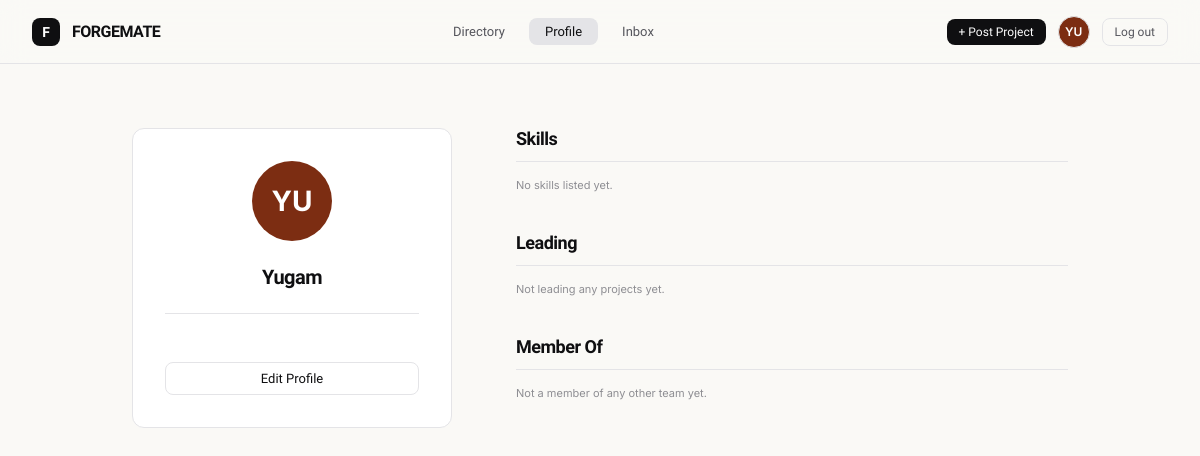
Page /profile/yugam (signed in) on the earlier database version.
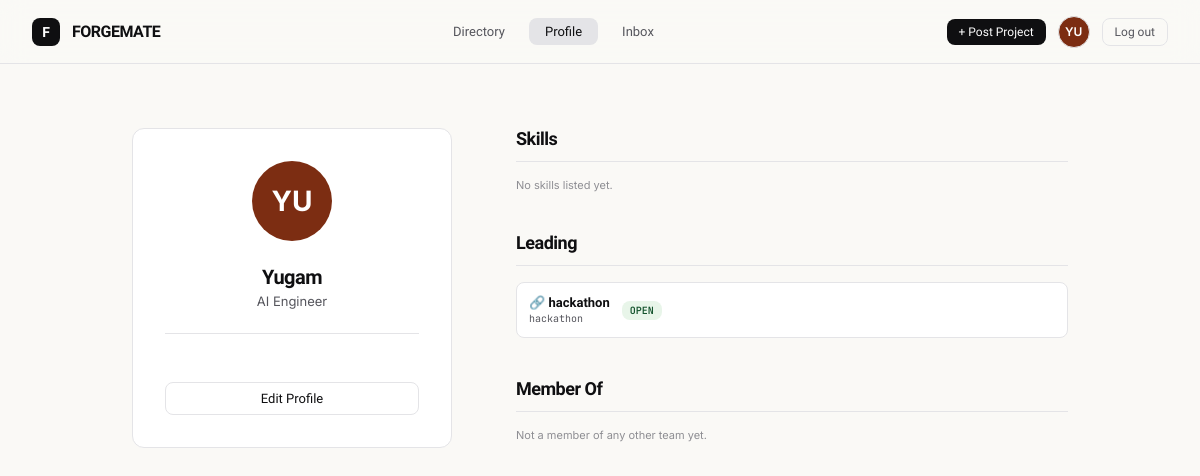
Same page on the later database version.
### models.py (models this page shows, shortened)
class User(UserMixin, db.Model):
    id = db.Column(db.Integer, primary_key=True)
    username = db.Column(db.String(50), unique=True, nullable=False)
    email = db.Column(db.String(120), unique=True, nullable=False)
    password_hash = db.Column(db.String(255), nullable=False)
    full_name = db.Column(db.String(120))
    role_title = db.Column(db.String(150), default="")
    location = db.Column(db.String(120), default="")
    github_url = db.Column(db.String(200), default="")
    website_url = db.Column(db.String(200), default="")
    bio = db.Column(db.Text, default="")
    created_at = db.Column(db.DateTime, default=datetime.utcnow)
    skills = db.relationship(
        "Skill", backref="user", cascade="all, delete-orphan", lazy="dynamic"
    )
    led_projects = db.relationship(
        "Project", backref="lead", foreign_keys="Project.lead_id", lazy="dynamic"
    )
    memberships = db.relationship(
        "ProjectMember", backref="user", cascade="all, delete-orphan", lazy="dynamic"
    )
    @property
    def display_name(self):
        return self.full_name or self.username
    @property
    def initials(self):
        parts = [p for p in self.display_name.split() if p]
        if not parts:
            return "?"
        if len(parts) == 1:
            return parts[0][:2].upper()
        return (parts[0][0] + parts[1][0]).upper()
    @property
    def avatar_color(self):
        palette = ["#0038FF", "#14532D", "#7C2D12", "#55555C", "#0F0F11"]
        return palette[self.id % len(palette)]
    @property
    def pending_inbox_count(self):
        return JoinRequest.query.join(Project).filter(
            Project.lead_id == self.id, JoinRequest.status == "pending"
        ).count()

class Project(db.Model):
    id = db.Column(db.Integer, primary_key=True)
    title = db.Column(db.String(150), nullable=False)
    description = db.Column(db.Text, default="")
    event = db.Column(db.String(150), default="")
    tags = db.Column(db.String(300), default="")  # comma separated
    icon_emoji = db.Column(db.String(10), default="🔗")
    lead_id = db.Column(db.Integer, db.ForeignKey("user.id"), nullable=False)
    created_at = db.Column(db.DateTime, default=datetime.utcnow)
    manual_status = db.Column(db.String(20), default="")  # "", "open", "closing", "full"
    roles = db.relationship(
        "ProjectRole", backref="project", cascade="all, delete-orphan", lazy="dynamic"
    )
    members = db.relationship(
        "ProjectMember", backref="project", cascade="all, delete-orphan", lazy="dynamic"
    )
    requests = db.relationship(
        "JoinRequest", backref="project", cascade="all, delete-orphan", lazy="dynamic"
    )
    @property
    def open_roles(self):
        return self.roles.filter_by(filled=False).all()
    @property
    def spots_open(self):
        return len(self.open_roles)
    @property
    def status(self):
        if self.manual_status in ("open", "closing", "full"):
            return self.manual_status
        if self.roles.count() == 0:
            return "open"
        if self.spots_open == 0:
            return "full"
        if self.spots_open == 1:
            return "closing"
        return "open"
    @property
    def status_label(self):
        return self.status.upper()

### app.py (the view)
@app.route("/profile/<username>")
@login_required
def view_profile(username):
    user = User.query.filter_by(username=username).first_or_404()
    led_projects = user.led_projects.order_by(Project.created_at.desc()).all()
    memberships = ProjectMember.query.filter_by(user_id=user.id).all()
    return render_template(
        "profile.html",
        profile_user=user,
        led_projects=led_projects,
        memberships=memberships,
        is_own=(user.id == current_user.id),
    )

### app.py (called while the page is built)
@login_manager.user_loader
def load_user(user_id):
    return User.query.get(int(user_id))

@app.context_processor
def inject_active_page():
    section_map = {
        "directory": "directory", "project_detail": "directory", "new_project": "directory",
        "my_profile": "profile", "view_profile": "profile", "edit_profile": "profile",
        "inbox": "inbox",
    }
    return {"active_page": section_map.get(request.endpoint, "")}

### templates/profile.html (shortened to what this page needs)
{% extends "base.html" %}
{% block content %}
<div class="profile-container">
  <aside class="profile-sidebar-card">
    <div class="profile-avatar-large" style="background:{{ profile_user.avatar_color }};">{{ profile_user.initials }}</div>
    <div class="profile-name">{{ profile_user.display_name }}</div>
    {% if profile_user.role_title %}<div class="profile-role">{{ profile_user.role_title }}</div>{% endif %}
    <div class="profile-meta-block">
    </div>
    {% if is_own %}
    <a class="btn btn-secondary btn-block" style="margin-top:24px;" href="{{ url_for('edit_profile') }}">Edit Profile</a>
    {% endif %}
  </aside>
  <div class="profile-body">
    <div>
      <div class="profile-block-title">Skills</div>
      {% set skills_list = profile_user.skills.all() %}
      {% if skills_list %}
      <div class="skills-cloud">
        {% for s in skills_list %}
        <span class="skill-pill {{ s.level }}">{{ s.name }}</span>
        {% endfor %}
      </div>
      {% else %}
      <p class="proj-sub-text">No skills listed yet.</p>
      {% endif %}
    </div>
    <div>
      <div class="profile-block-title">Leading</div>
      {% if led_projects %}
      {% for p in led_projects %}
      <a class="project-mini" href="{{ url_for('project_detail', project_id=p.id) }}">
        <div>
          <div class="project-mini-title">{{ p.icon_emoji }} {{ p.title }}</div>
          <div class="project-mini-role">{{ p.event }}</div>
        </div>
        <span class="badge badge-{{ p.status }}">{{ p.status_label }}</span>
      </a>
      {% endfor %}
      {% else %}
      <p class="proj-sub-text">Not leading any projects yet.</p>
      {% endif %}
    </div>
    <div>
      <div class="profile-block-title">Member Of</div>
      {% if memberships %}
      {% for m in memberships %}
      <a class="project-mini" href="{{ url_for('project_detail', project_id=m.project.id) }}">
        <div>
          <div class="project-mini-title">{{ m.project.icon_emoji }} {{ m.project.title }}</div>
          <div class="project-mini-role">{{ m.role_label }}</div>
        </div>
        <span class="badge badge-{{ m.project.status }}">{{ m.project.status_label }}</span>
      </a>
      {% endfor %}
      {% else %}
      <p class="proj-sub-text">Not a member of any other team yet.</p>
      {% endif %}
    </div>
  </div>
</div>
{% endblock %}

### templates/base.html (shortened to what this page needs)
<!DOCTYPE html>
<html lang="en">
<head>
<link rel="stylesheet" href="{{ url_for('static', filename='css/style.css') }}">
</head>
<body>
<nav>
  <a class="nav-logo" href="{{ url_for('landing') }}">
    <div class="nav-logo-icon">F</div>
    <span class="nav-logo-text">FORGEMATE</span>
  </a>
  {% if current_user.is_authenticated %}
  <div class="nav-links">
    <a class="nav-link {{ 'active' if active_page=='directory' }}" href="{{ url_for('directory') }}">Directory</a>
    <a class="nav-link {{ 'active' if active_page=='profile' }}" href="{{ url_for('my_profile') }}">Profile</a>
    <a class="nav-link {{ 'active' if active_page=='inbox' }}" href="{{ url_for('inbox') }}">
      Inbox
    </a>
  </div>
  <div class="nav-actions">
    <a class="btn btn-primary btn-sm" href="{{ url_for('new_project') }}">+ Post Project</a>
    <a class="nav-avatar" style="background:{{ current_user.avatar_color }};" href="{{ url_for('my_profile') }}" title="{{ current_user.display_name }}">{{ current_user.initials }}</a>
    <a class="btn btn-ghost btn-sm" href="{{ url_for('logout') }}">Log out</a>
  </div>
  {% else %}
  <div class="nav-links"></div>
  <div class="nav-actions">
    <a class="btn btn-ghost btn-sm" href="{{ url_for('login') }}">Log in</a>
    <a class="btn btn-primary btn-sm" href="{{ url_for('register') }}">Sign up free →</a>
  </div>
  {% endif %}
</nav>
<div class="page">
  {% block content %}{% endblock %}
</div>
</body>
</html>

Differences in the rows shown:
changed User "YU": role_title (not shown) → "AI Engineer"
added Project: icon_emoji "🔗", title "hackathon", event "hackathon", status_label "OPEN"
Other differences:
text no longer shown: "Not leading any projects yet."
